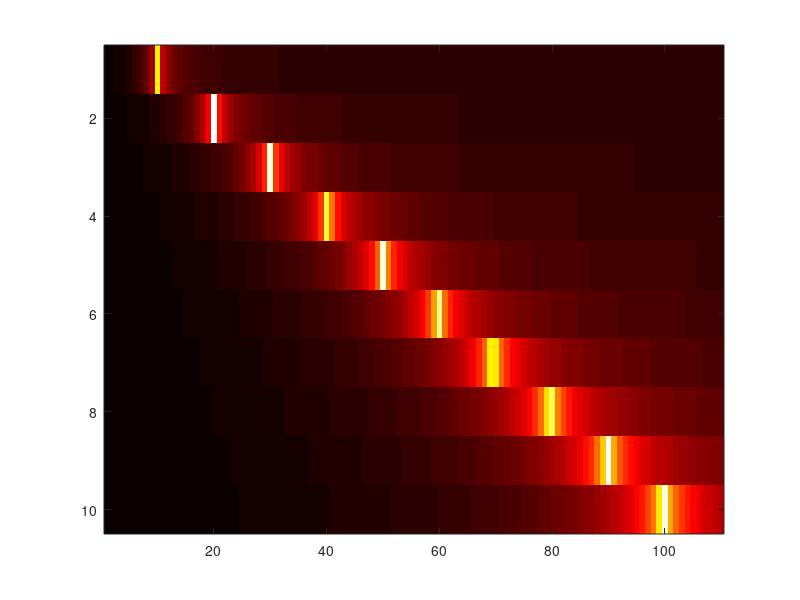

Recreate this plot in MATLAB. (Note: this script raises an error after producing the figure.)
% try to fit an M/M/m onto the middleware
clear variables
close all

tp_means = [13803 25007 33652 39093 42545 44534 44790 45520 45982 45392]';
rt_means = [0.7296 0.8013 0.8934 1.0286 1.1778 1.3429 1.5513 1.7495 1.9538 2.1982]';

tp2cm_means = [13803 25007 33652 39093 42545 44534 44790 45520 45982 45392]';
rt2cm_means =  [0.7156 0.7873 0.8444 0.9345 1.0662 1.2029 1.5665 1.7755 2.0148 2.2304]';

% scale to seconds
rt_means = rt_means .* 10^-3;
response_time = rt_means;

rt_means_double = rt2cm_means .* 10^-3;
double_response_time = rt_means_double;

arrival_rate = tp_means;
service_time = rt_means;

double_arrival_rate = tp2cm_means;
double_service_time = double_response_time;

service_rate = 1./service_time;
double_service_rate = 1./double_service_time;

% try all these M/M/m's for all arr/servtime combinations
m = 1:110;
mlen = length(m);

% store all traffic intensities here
rho = zeros(length(tp_means), mlen);

for i = 1:length(tp_means)
    for mi = 1:mlen
        rho(i, mi) = arrival_rate(i)/(service_rate(i)*m(mi));
    end
end

% find the first occurence in each row which is < 1
for i = 1:length(tp_means)
    for mi = 1:mlen
        if rho(i, mi) < 1
            [i*10 mi]
            break
        end
    end
end

diff_rho = abs(1-rho);
imagesc(log((1./diff_rho)+4))
colormap('hot')
ylabels = char('10', '20', '30', '40', '50', '60', '70', '80', '90', '100');
set(gca, 'YTickLabels', ylabels)
ylabel('Total number of clients online')
xlabel('m-Values for the M/M/m model')
title('Translated logarithmic inverse of traffic intensity - 1')
h =colorbar;
ylabel(h, 'Fit of the model (higher is better)')

%% apply mmm model
figure()
hold on
plot(arrival_rate, response_time, 'color', 'blue', 'linewidth', 2, ...
    'linestyle', ':')
plot(double_arrival_rate, double_response_time, 'color', 'red', 'linewidth', 2, ...
    'linestyle', ':')

mu = service_rate;
ms = 95;
for m = ms
    rho = arrival_rate./(m*service_rate);
    rho0 = calculate_rho0(rho, m);
    single_l = ((m.*rho).^m./(factorial(m)*(1-rho))).*rho0
    single_Er = 1./mu.*(1 + (single_l)./(m.*(1-rho)));
    plot(arrival_rate, single_Er, 'r',  'linewidth', 2, 'color', 'blue')
    err = norm(response_time - single_Er)
    
    rho = double_arrival_rate./(m*double_service_rate);
    rho0 = calculate_rho0(rho, m);
    double_l = ((m.*rho).^m./(factorial(m)*(1-rho))).*rho0
    double_Er = 1./(double_service_rate).*(1 + (double_l)./(m.*(1-rho)));
    plot(double_arrival_rate, double_Er, 'r',  'linewidth', 2, 'color', 'red')
    err = norm(response_time - double_Er)
end
legend('Measurements 1 MW', 'Measurements 2 MWs', 'Model for 1 MW', ...
    'Model for 2 MWs', 'location', 'northwest')
xlabel('Arrival Rate (Requests per second)')
ylabel('Response Time (sec)')
title('Fitting of the M/M/95 queueing model')
set(gca, 'YLim', [0 3*10^-3])